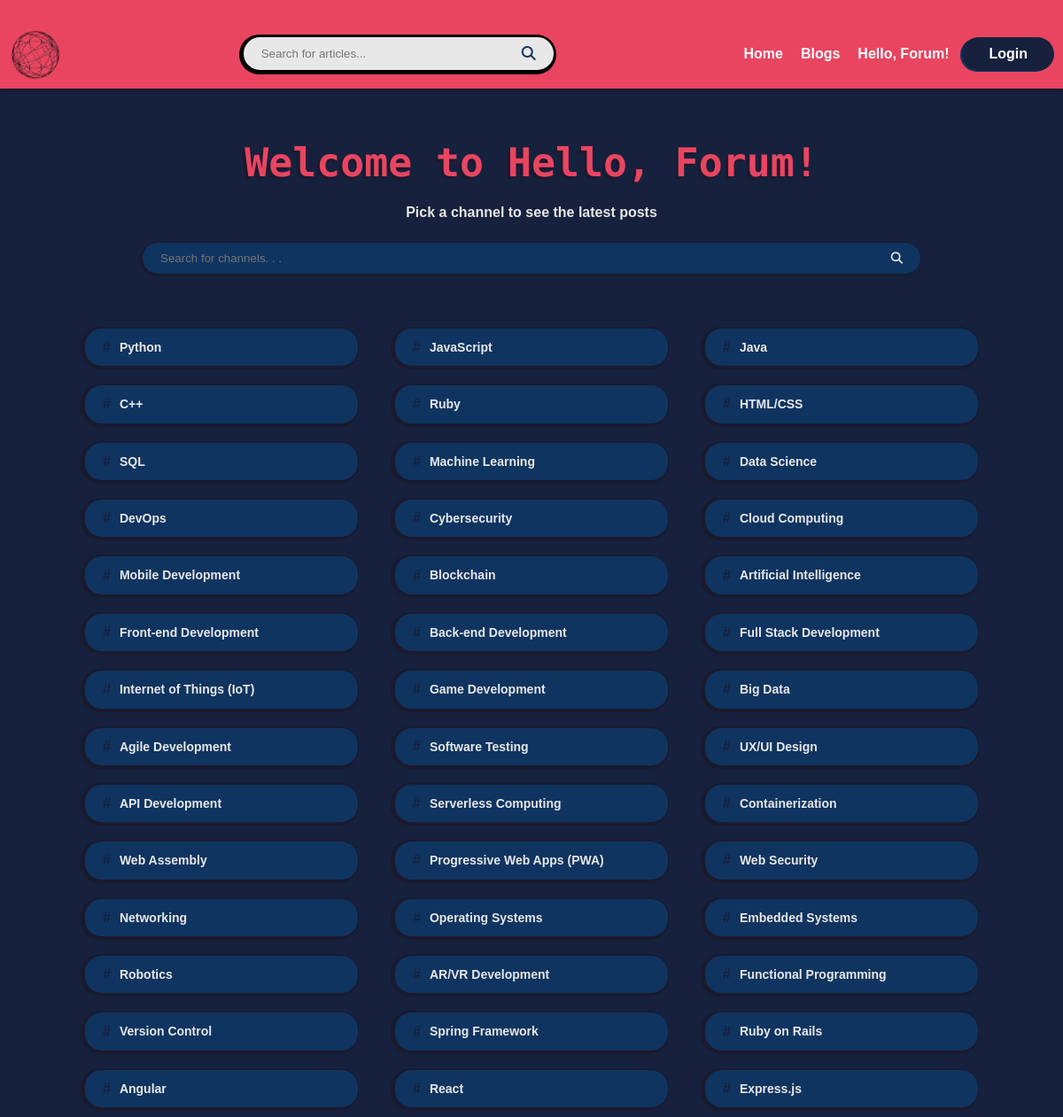
Screenshot of /hello_forum/channels/ with the database file from the repository.
### Forum/models.py (models this page shows)
class Channel(models.Model):
    name = models.CharField(max_length=100)
    description = models.TextField(blank=True)
    def __str__(self):
        return self.name

### Forum/views.py (the view)
# urls.py: path('channels/', views.forum, name='forum'),
def forum(request):
    create_channels()
    channels = Channel.objects.all()
    results = []
    if request.method == 'POST':
        query = request.POST.get('search-channel', '')
        for channel in channels:
            print(channel.name)
            if query.lower() in channel.name.lower():
                results.append(channel)
        context = {
            'channels': results
        }
    else:
        context = {
            'channels': channels
        }
    return render(request, 'Forum/forum.html', context)

### Forum/forum_channels.py (called while the page is built)
def create_channels():
    for name, description in channels.items():
        channel, created = Channel.objects.get_or_create(
            name=name, defaults={'description': description})
        if created:
            print(f"Created channel: {channel}")
        else:
            print(f"Channel '{channel}' already exists, skipping.")

### templates/Forum/forum.html (shortened to what this page needs)
{% extends 'layout.html' %} {% block title %} Hello, Forum! {% endblock %}  {% block content %}
<div class="container">
  <h2>Welcome to Hello, Forum!</h2>
  <p>Pick a channel to see the latest posts</p>
  <form method="POST">
    <input
      type="text"
      name="search-channel"
      placeholder="Search for channels. . ."
    />
    <button value="submit">
      <i class="fa-solid fa-magnifying-glass"></i>
    </button>
  </form>
  <div class="cards">
    {% for channel in channels %}
    <div class="card">
      <a href="{% url 'channel_page' channel.id %}"
        ><span>#</span>
        <p>{{channel.name}}</p>
      </a>
    </div>
    {% endfor %}
  </div>
</div>
{% endblock %}

### templates/layout.html (shortened to what this page needs)
{% load static %}
<!DOCTYPE html>
<html lang="en">
  <head>
    <link
      rel="stylesheet"
      href="https://cdnjs.cloudflare.com/ajax/libs/font-awesome/6.5.2/css/all.min.css"
    />
    <link rel="stylesheet" href="{% static 'css/styles.css' %}" />
  </head>
  <body>
    <header>
      <div class="container">
        <a href="{% url 'home' %}" class="logo">
          <img src="{% static 'images/logo.png' %}" alt="Hello World" />
        </a>
        <form method="GET" action="{% url 'search_query' %}">
          <input
            type="text"
            name="search"
            placeholder="Search for articles..."
          />
          <button value="submit">
            <i class="fa-solid fa-magnifying-glass"></i>
          </button>
        </form>
        <nav>
          <ul>
            <li><a href="{% url 'home' %}">Home</a></li>
            <li><a href="{% url 'blogs' %}">Blogs</a></li>
            <li><a href="{% url 'forum' %}">Hello, Forum!</a></li>
            {% if user.is_authenticated %}
            <li><a href="{% url 'logout' %}">Logout</a></li>
            {% else %}
            <li class="sign-up"><a href="{% url 'login' %}">Login</a></li>
            {% endif %}
          </ul>
        </nav>
      </div>
    </header>
    {% block content %} {% endblock %}
  </body>
</html>

### static/css/styles.css (style rules this page uses)
:root { --main-color: #1a1a2e; --second-color: #16213e; --third-color: #0f3460; --header-color: #e94560; --text-color: #e8e8e8; }
* { margin: 0; padding: 0; box-sizing: border-box; scroll-behavior: smooth; }
body { background-color: var(--second-color); color: var(--text-color); font-family: Arial, sans-serif; }
ul { list-style: none; }
a { text-decoration: none; }
.container { max-width: 1200px; padding: 0 50px; margin: 0 auto; }
h1, h2, h3, h4, h5, h6 { color: var(--header-color); text-shadow: -3px 3px 0 var(--main-color); width: fit-content; font-family: "Fira Code", monospace; line-height: 1.5; }
p { font-size: 14px; line-height: 1.6; color: var(--text-color); }
header { width: 100%; background-color: var(--header-color); box-shadow: 0 2px 2px 2px var(--main-color); height: 100px; overflow: hidden; transition-duration: 0.5s; position: absolute; top: 0; left: 0; z-index: 103; }
header .container { padding: 20px 10px; display: flex; justify-content: space-between; align-items: center; }
header .container .logo { width: 60px; height: 60px; }
header .container .logo img { width: 100%; height: 100%; }
header form { background-color: var(--text-color); padding: 10px 20px; border-radius: 25px; width: 30%; border: 2px solid black; box-shadow: -1px 1px 0 2px black; transition-duration: 0.3s; display: flex; justify-content: center; align-items: center; }
header form input, header form button { background-color: transparent; border: none; outline: none; color: var(--third-color); }
header form input { width: 100%; }
header form i { font-size: 1rem; }
nav ul { display: flex; justify-content: center; align-items: center; margin-left: auto; width: fit-content; }
nav ul li { padding: 10px; position: relative; }
nav li.sign-up { background-color: var(--second-color); box-shadow: -2px 1px 0 0 var(--third-color); transition-duration: 0.3s; border-radius: 25px; margin-left: 5px; }
nav li.sign-up a { padding: 10px 20px; }
nav li.sign-up::before { display: none; }
nav ul li::before { content: ""; background-color: var(--third-color); width: 0%; height: 1px; position: absolute; bottom: 0; left: 50%; transform: translateX(-50%); transition-duration: 0.3s; }
nav ul li a { color: white; transition-duration: 0.3s; font-weight: 600; }

### templates/Forum/forum.html (style rules this page uses)
h2 { font-size: 2.8rem; margin: 150px auto 10px; text-align: center; }
h2 + p { text-align: center; font-size: 1rem; font-weight: 600; }
.cards { margin-top: 50px; display: grid; justify-content: center; grid-template-columns: repeat(auto-fit, 350px); }
form { display: flex; align-items: center; width: 80%; background-color: var(--third-color); padding: 10px 20px; margin: 20px auto; border-radius: 25px; border: 1px solid var(--main-color); box-shadow: -2px 2px 0 0 var(--main-color); transition-duration: 0.3s; }
form input, form button { background-color: transparent; outline: none; border: none; color: var(--text-color); }
form input { width: 100%; caret-color: var(--header-color); }
form button { cursor: pointer; }
.card { margin: 10px 20px; }
.card a { display: flex; align-items: center; padding: 10px 20px; background-color: var(--third-color); color: var(--text-color); box-shadow: -2px 1px 0 2px var(--main-color); border: 1px solid var(--main-color); transition-duration: 0.3s; border-radius: 20px; font-weight: 600; }
.card span { color: var(--second-color); margin-right: 10px; }

### rows the page displays
Channel: name "Python"
Channel: name "JavaScript"
Channel: name "Java"
Channel: name "C++"
Channel: name "Ruby"
Channel: name "HTML/CSS"
Channel: name "SQL"
Channel: name "Machine Learning"
Channel: name "Data Science"
Channel: name "DevOps"
Channel: name "Cybersecurity"
Channel: name "Cloud Computing"
Channel: name "Mobile Development"
Channel: name "Blockchain"
Channel: name "Artificial Intelligence"
Channel: name "Front-end Development"
Channel: name "Back-end Development"
Channel: name "Full Stack Development"
Channel: name "Internet of Things (IoT)"
Channel: name "Game Development"
Channel: name "Big Data"
Channel: name "Agile Development"
Channel: name "Software Testing"
Channel: name "UX/UI Design"
Channel: name "API Development"
Channel: name "Serverless Computing"
Channel: name "Containerization"
Channel: name "Web Assembly"
Channel: name "Progressive Web Apps (PWA)"
Channel: name "Web Security"
Channel: name "Networking"
Channel: name "Operating Systems"
Channel: name "Embedded Systems"
Channel: name "Robotics"
Channel: name "AR/VR Development"
Channel: name "Functional Programming"
Channel: name "Version Control"
Channel: name "Spring Framework"
Channel: name "Ruby on Rails"
Channel: name "Angular"
Channel: name "React"
Channel: name "Express.js"
